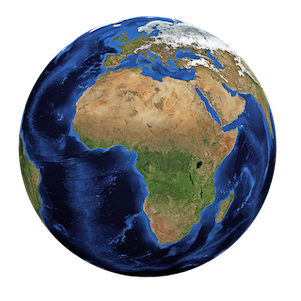
#> input picture Earth.png, 301 x 301 px
$ python fourier_synthesis.py
#> lines starting #> are read from the running program, lines starting #| are printed output that depends on the picture
# fourier_synthesis.py

import numpy as np
import matplotlib.pyplot as plt

image_filename = "Earth.png"

def calculate_2dft(input):
    ft = np.fft.ifftshift(input)
    ft = np.fft.fft2(ft)
    return np.fft.fftshift(ft)

def calculate_2dift(input):
    ift = np.fft.ifftshift(input)
    ift = np.fft.ifft2(ift)
    ift = np.fft.fftshift(ift)
    return ift.real

def calculate_distance_from_centre(coords, centre):
    # Distance from centre is √(x^2 + y^2)
    return np.sqrt(
        (coords[0] - centre) ** 2 + (coords[1] - centre) ** 2
    )

# Read and process image
image = plt.imread(image_filename)
#> image is the input picture: shape (301, 301, 4) float32; mean R, G, B, A 0.183, 0.196, 0.214, 0.582
image = image[:, :, :3].mean(axis=2)  # Convert to grayscale
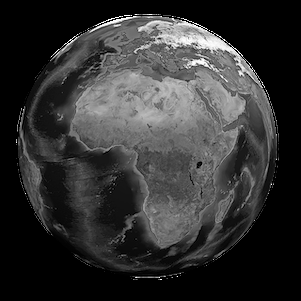
#> image: shape (301, 301) float32; min 0, max 1, mean 0.198

# Array dimensions (array is square) and centre pixel
array_size = len(image)
#> array_size = 301
centre = int((array_size - 1) / 2)
#> centre = 150

# Get all coordinate pairs in the left half of the array,
# including the column at the centre of the array (which
# includes the centre pixel)
coords_left_half = (
    (x, y) for x in range(array_size) for y in range(centre+1)
)

# Sort points based on distance from centre
coords_left_half = sorted(
    coords_left_half,
    key=lambda x: calculate_distance_from_centre(x, centre)
)
#> coords_left_half = 45451 items

plt.set_cmap("gray")

ft = calculate_2dft(image)
#> in calculate_2dft, `ft = np.fft.ifftshift(input)`:
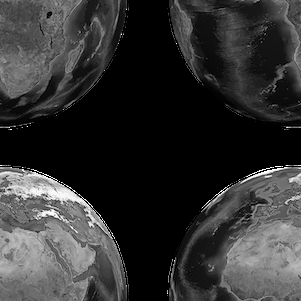
#> ft: shape (301, 301) float32; min 0, max 1, mean 0.198

plt.subplot(121)
plt.imshow(image)
plt.axis("off")
plt.subplot(122)
plt.imshow(np.log(abs(ft)))
plt.axis("off")
plt.show()
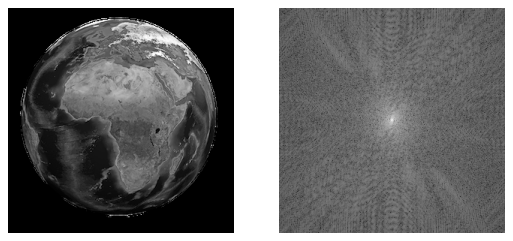
#> figure drawn by matplotlib, 2 panels
